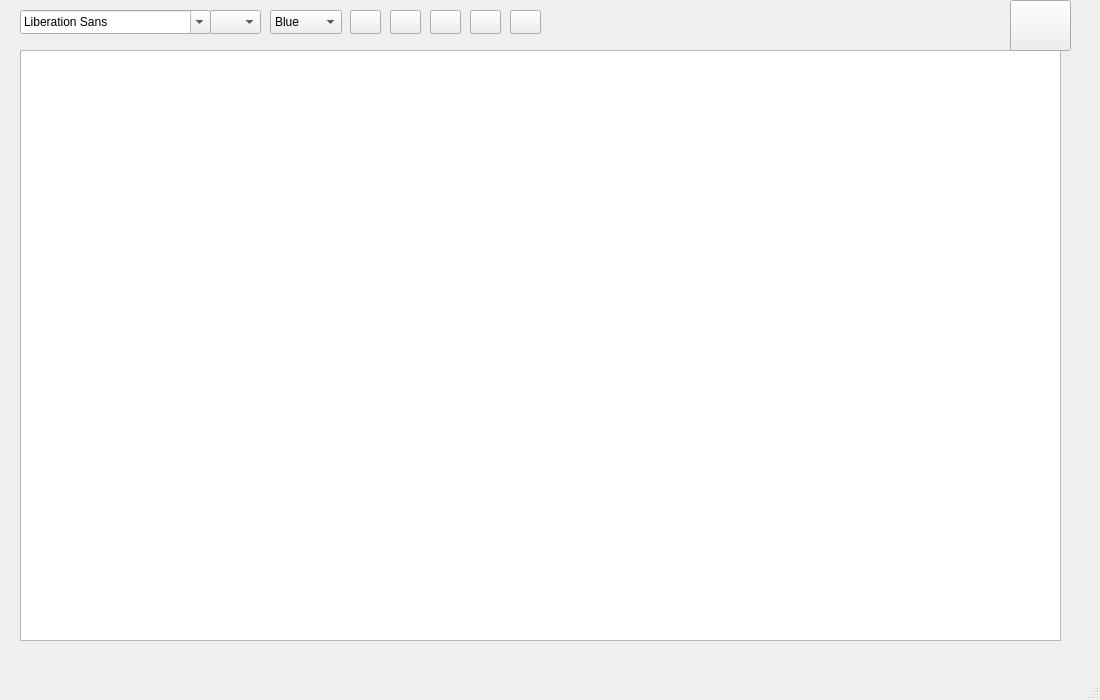
<?xml version="1.0" encoding="UTF-8"?>
<ui version="4.0">
 <class>NotePad</class>
 <widget class="QMainWindow" name="NotePad">
  <property name="geometry">
   <rect>
    <x>0</x>
    <y>0</y>
    <width>1100</width>
    <height>700</height>
   </rect>
  </property>
  <property name="windowTitle">
   <string>NotePad</string>
  </property>
  <widget class="QWidget" name="centralwidget">
   <widget class="QTextEdit" name="textEdit">
    <property name="geometry">
     <rect>
      <x>20</x>
      <y>50</y>
      <width>1041</width>
      <height>591</height>
     </rect>
    </property>
    <property name="styleSheet">
     <string notr="true">font-size: 16px;</string>
    </property>
   </widget>
   <widget class="QFontComboBox" name="fontComboBox">
    <property name="geometry">
     <rect>
      <x>20</x>
      <y>10</y>
      <width>191</width>
      <height>24</height>
     </rect>
    </property>
   </widget>
   <widget class="QComboBox" name="comboBox">
    <property name="geometry">
     <rect>
      <x>210</x>
      <y>10</y>
      <width>51</width>
      <height>24</height>
     </rect>
    </property>
   </widget>
   <widget class="QComboBox" name="color">
    <property name="geometry">
     <rect>
      <x>270</x>
      <y>10</y>
      <width>72</width>
      <height>24</height>
     </rect>
    </property>
    <property name="placeholderText">
     <string/>
    </property>
    <item>
     <property name="text">
      <string>Blue</string>
     </property>
    </item>
    <item>
     <property name="text">
      <string>Yellow</string>
     </property>
    </item>
    <item>
     <property name="text">
      <string>Green</string>
     </property>
    </item>
    <item>
     <property name="text">
      <string>Brown</string>
     </property>
    </item>
    <item>
     <property name="text">
      <string>Black</string>
     </property>
    </item>
    <item>
     <property name="text">
      <string>Red</string>
     </property>
    </item>
    <item>
     <property name="text">
      <string>Cyan</string>
     </property>
    </item>
    <item>
     <property name="text">
      <string>More</string>
     </property>
    </item>
   </widget>
   <widget class="QPushButton" name="bold_button">
    <property name="geometry">
     <rect>
      <x>350</x>
      <y>10</y>
      <width>31</width>
      <height>24</height>
     </rect>
    </property>
    <property name="text">
     <string/>
    </property>
    <property name="icon">
     <iconset resource="resources.qrc">
      <normaloff>:/imgs/imgs/bold_icon.png</normaloff>:/imgs/imgs/bold_icon.png</iconset>
    </property>
   </widget>
   <widget class="QPushButton" name="bold_button_2">
    <property name="geometry">
     <rect>
      <x>350</x>
      <y>10</y>
      <width>31</width>
      <height>24</height>
     </rect>
    </property>
    <property name="text">
     <string/>
    </property>
    <property name="icon">
     <iconset resource="resources.qrc">
      <normaloff>:/imgs/imgs/bold_icon.png</normaloff>:/imgs/imgs/bold_icon.png</iconset>
    </property>
   </widget>
   <widget class="QPushButton" name="underline_button">
    <property name="geometry">
     <rect>
      <x>390</x>
      <y>10</y>
      <width>31</width>
      <height>24</height>
     </rect>
    </property>
    <property name="text">
     <string/>
    </property>
    <property name="icon">
     <iconset resource="resources.qrc">
      <normaloff>:/imgs/imgs/underline_icon.png</normaloff>:/imgs/imgs/underline_icon.png</iconset>
    </property>
    <property name="iconSize">
     <size>
      <width>22</width>
      <height>22</height>
     </size>
    </property>
   </widget>
   <widget class="QPushButton" name="underline_button_2">
    <property name="geometry">
     <rect>
      <x>390</x>
      <y>10</y>
      <width>31</width>
      <height>24</height>
     </rect>
    </property>
    <property name="text">
     <string/>
    </property>
    <property name="icon">
     <iconset resource="resources.qrc">
      <normaloff>:/imgs/imgs/underline_icon.png</normaloff>:/imgs/imgs/underline_icon.png</iconset>
    </property>
    <property name="iconSize">
     <size>
      <width>22</width>
      <height>22</height>
     </size>
    </property>
   </widget>
   <widget class="QPushButton" name="center_button">
    <property name="geometry">
     <rect>
      <x>430</x>
      <y>10</y>
      <width>31</width>
      <height>24</height>
     </rect>
    </property>
    <property name="text">
     <string/>
    </property>
    <property name="icon">
     <iconset resource="resources.qrc">
      <normaloff>:/imgs/imgs/center_icon.png</normaloff>:/imgs/imgs/center_icon.png</iconset>
    </property>
   </widget>
   <widget class="QPushButton" name="italic_button">
    <property name="geometry">
     <rect>
      <x>470</x>
      <y>10</y>
      <width>31</width>
      <height>24</height>
     </rect>
    </property>
    <property name="text">
     <string/>
    </property>
    <property name="icon">
     <iconset resource="resources.qrc">
      <normaloff>:/imgs/imgs/italic_icon.png</normaloff>:/imgs/imgs/italic_icon.png</iconset>
    </property>
   </widget>
   <widget class="QPushButton" name="center_button_2">
    <property name="geometry">
     <rect>
      <x>430</x>
      <y>10</y>
      <width>31</width>
      <height>24</height>
     </rect>
    </property>
    <property name="text">
     <string/>
    </property>
    <property name="icon">
     <iconset resource="resources.qrc">
      <normaloff>:/imgs/imgs/center_icon.png</normaloff>:/imgs/imgs/center_icon.png</iconset>
    </property>
   </widget>
   <widget class="QPushButton" name="italic_button_2">
    <property name="geometry">
     <rect>
      <x>470</x>
      <y>10</y>
      <width>31</width>
      <height>24</height>
     </rect>
    </property>
    <property name="text">
     <string/>
    </property>
    <property name="icon">
     <iconset resource="resources.qrc">
      <normaloff>:/imgs/imgs/italic_icon.png</normaloff>:/imgs/imgs/italic_icon.png</iconset>
    </property>
   </widget>
   <widget class="QPushButton" name="linethrough">
    <property name="geometry">
     <rect>
      <x>510</x>
      <y>10</y>
      <width>31</width>
      <height>24</height>
     </rect>
    </property>
    <property name="text">
     <string/>
    </property>
    <property name="icon">
     <iconset resource="resources.qrc">
      <normaloff>:/imgs/imgs/linethrough_icon.png</normaloff>:/imgs/imgs/linethrough_icon.png</iconset>
    </property>
    <property name="iconSize">
     <size>
      <width>23</width>
      <height>23</height>
     </size>
    </property>
   </widget>
   <widget class="QPushButton" name="linethrough_2">
    <property name="geometry">
     <rect>
      <x>510</x>
      <y>10</y>
      <width>31</width>
      <height>24</height>
     </rect>
    </property>
    <property name="text">
     <string/>
    </property>
    <property name="icon">
     <iconset resource="resources.qrc">
      <normaloff>:/imgs/imgs/linethrough_icon.png</normaloff>:/imgs/imgs/linethrough_icon.png</iconset>
    </property>
    <property name="iconSize">
     <size>
      <width>23</width>
      <height>23</height>
     </size>
    </property>
   </widget>
   <widget class="QPushButton" name="paste_button">
    <property name="geometry">
     <rect>
      <x>1010</x>
      <y>0</y>
      <width>61</width>
      <height>51</height>
     </rect>
    </property>
    <property name="text">
     <string/>
    </property>
    <property name="icon">
     <iconset resource="resources.qrc">
      <normaloff>:/imgs/imgs/paste_icon.png</normaloff>:/imgs/imgs/paste_icon.png</iconset>
    </property>
    <property name="iconSize">
     <size>
      <width>40</width>
      <height>40</height>
     </size>
    </property>
   </widget>
   <zorder>linethrough_2</zorder>
   <zorder>italic_button_2</zorder>
   <zorder>center_button_2</zorder>
   <zorder>underline_button_2</zorder>
   <zorder>bold_button_2</zorder>
   <zorder>italic_button</zorder>
   <zorder>center_button</zorder>
   <zorder>underline_button</zorder>
   <zorder>bold_button</zorder>
   <zorder>textEdit</zorder>
   <zorder>fontComboBox</zorder>
   <zorder>comboBox</zorder>
   <zorder>color</zorder>
   <zorder>linethrough</zorder>
   <zorder>paste_button</zorder>
  </widget>
  <widget class="QMenuBar" name="menubar">
   <property name="geometry">
    <rect>
     <x>0</x>
     <y>0</y>
     <width>1100</width>
     <height>21</height>
    </rect>
   </property>
  </widget>
  <widget class="QStatusBar" name="statusbar"/>
 </widget>
 <resources>
  <include location="resources.qrc"/>
 </resources>
 <connections/>
</ui>
